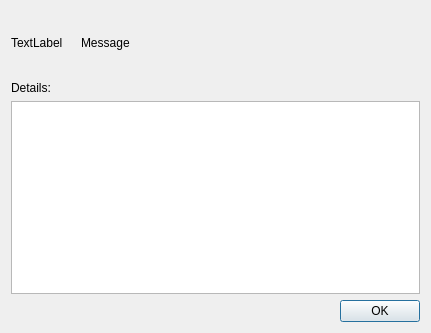
<?xml version="1.0" encoding="UTF-8"?>
<ui version="4.0">
 <class>PlanErrorsDialog</class>
 <widget class="QDialog" name="PlanErrorsDialog">
  <property name="geometry">
   <rect>
    <x>0</x>
    <y>0</y>
    <width>431</width>
    <height>333</height>
   </rect>
  </property>
  <property name="windowTitle">
   <string>Plan Errors</string>
  </property>
  <layout class="QVBoxLayout" name="verticalLayout">
   <item>
    <layout class="QHBoxLayout" name="horizontalLayout">
     <item>
      <widget class="IconLabel" name="iconLabel">
       <property name="minimumSize">
        <size>
         <width>64</width>
         <height>64</height>
        </size>
       </property>
       <property name="text">
        <string>TextLabel</string>
       </property>
      </widget>
     </item>
     <item>
      <widget class="QLabel" name="messageLabel">
       <property name="sizePolicy">
        <sizepolicy hsizetype="Preferred" vsizetype="Preferred">
         <horstretch>1</horstretch>
         <verstretch>0</verstretch>
        </sizepolicy>
       </property>
       <property name="text">
        <string>Message</string>
       </property>
       <property name="wordWrap">
        <bool>true</bool>
       </property>
      </widget>
     </item>
    </layout>
   </item>
   <item>
    <widget class="QLabel" name="detailsLabel">
     <property name="text">
      <string>Details:</string>
     </property>
    </widget>
   </item>
   <item>
    <widget class="QPlainTextEdit" name="detailsTextEdit">
     <property name="readOnly">
      <bool>true</bool>
     </property>
     <property name="tabStopWidth">
      <number>20</number>
     </property>
     <property name="textInteractionFlags">
      <set>Qt::TextSelectableByMouse</set>
     </property>
    </widget>
   </item>
   <item>
    <widget class="QDialogButtonBox" name="buttonBox">
     <property name="orientation">
      <enum>Qt::Horizontal</enum>
     </property>
     <property name="standardButtons">
      <set>QDialogButtonBox::Ok</set>
     </property>
    </widget>
   </item>
  </layout>
 </widget>
 <customwidgets>
  <customwidget>
   <class>IconLabel</class>
   <extends>QLabel</extends>
   <header>multiscript.qt_custom.widgets</header>
  </customwidget>
 </customwidgets>
 <resources/>
 <connections>
  <connection>
   <sender>buttonBox</sender>
   <signal>accepted()</signal>
   <receiver>PlanErrorsDialog</receiver>
   <slot>accept()</slot>
   <hints>
    <hint type="sourcelabel">
     <x>248</x>
     <y>254</y>
    </hint>
    <hint type="destinationlabel">
     <x>157</x>
     <y>274</y>
    </hint>
   </hints>
  </connection>
  <connection>
   <sender>buttonBox</sender>
   <signal>rejected()</signal>
   <receiver>PlanErrorsDialog</receiver>
   <slot>reject()</slot>
   <hints>
    <hint type="sourcelabel">
     <x>316</x>
     <y>260</y>
    </hint>
    <hint type="destinationlabel">
     <x>286</x>
     <y>274</y>
    </hint>
   </hints>
  </connection>
 </connections>
</ui>
